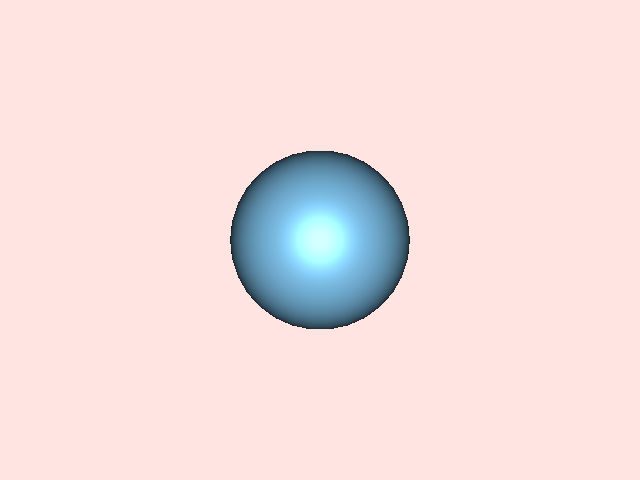

Here is the Python script that generated this plot:
#!/usr/bin/env python

# Demonstrate how to set up and position a vtkCamera explicitly.

# Factory overrides: importing these modules registers the OpenGL rendering
# and interaction style implementations for vtkRenderingCore factory classes.
import vtkmodules.vtkInteractionStyle  # noqa: F401
import vtkmodules.vtkRenderingOpenGL2  # noqa: F401

# VTK pipeline classes used in this example
from vtkmodules.vtkFiltersSources import vtkSphereSource
from vtkmodules.vtkRenderingCore import (
    vtkActor,
    vtkCamera,
    vtkPolyDataMapper,
    vtkRenderWindow,
    vtkRenderWindowInteractor,
    vtkRenderer,
)

# Colors (normalized RGB)
light_sky_blue = (0.529, 0.808, 0.980)
misty_rose = (1.000, 0.894, 0.882)

# Source: generate sphere polygon data
source = vtkSphereSource()
source.SetCenter(0.0, 0.0, 0.0)
source.SetRadius(10.0)
source.SetPhiResolution(30)
source.SetThetaResolution(30)

# Mapper: map polygon data to graphics primitives
mapper = vtkPolyDataMapper()
mapper.SetInputConnection(source.GetOutputPort())

# Actor: assign the mapped geometry with specular highlights
actor = vtkActor()
actor.SetMapper(mapper)
actor.GetProperty().SetSpecular(0.6)
actor.GetProperty().SetSpecularPower(30)
actor.GetProperty().SetColor(light_sky_blue)

# Camera: position the viewpoint explicitly
camera = vtkCamera()
camera.SetPosition(0, 0, 100)
camera.SetFocalPoint(0, 0, 0)

# Renderer: assemble the scene and configure the camera
renderer = vtkRenderer()
renderer.SetActiveCamera(camera)
renderer.AddActor(actor)
renderer.SetBackground(misty_rose)

# Window: display the rendered scene
render_window = vtkRenderWindow()
render_window.AddRenderer(renderer)
render_window.SetWindowName("camera")
render_window.SetMultiSamples(0)
render_window.SetSize(640, 480)

# Interactor: handle mouse and keyboard events
render_window_interactor = vtkRenderWindowInteractor()
render_window_interactor.SetRenderWindow(render_window)

# Launch the interactive visualization
render_window_interactor.Initialize()
render_window_interactor.Start()
